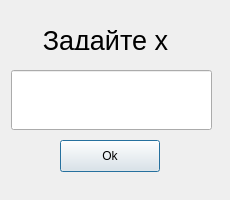
<?xml version="1.0" encoding="UTF-8"?>
<ui version="4.0">
 <class>Set_x</class>
 <widget class="QDialog" name="Set_x">
  <property name="geometry">
   <rect>
    <x>0</x>
    <y>0</y>
    <width>230</width>
    <height>200</height>
   </rect>
  </property>
  <property name="sizePolicy">
   <sizepolicy hsizetype="Fixed" vsizetype="Fixed">
    <horstretch>0</horstretch>
    <verstretch>0</verstretch>
   </sizepolicy>
  </property>
  <property name="minimumSize">
   <size>
    <width>230</width>
    <height>200</height>
   </size>
  </property>
  <property name="maximumSize">
   <size>
    <width>230</width>
    <height>200</height>
   </size>
  </property>
  <property name="windowTitle">
   <string>set_x</string>
  </property>
  <widget class="QLineEdit" name="setx">
   <property name="geometry">
    <rect>
     <x>11</x>
     <y>70</y>
     <width>201</width>
     <height>60</height>
    </rect>
   </property>
   <property name="font">
    <font>
     <pointsize>18</pointsize>
     <bold>true</bold>
    </font>
   </property>
   <property name="focusPolicy">
    <enum>Qt::ClickFocus</enum>
   </property>
   <property name="text">
    <string/>
   </property>
   <property name="maxLength">
    <number>18</number>
   </property>
   <property name="alignment">
    <set>Qt::AlignRight|Qt::AlignTrailing|Qt::AlignVCenter</set>
   </property>
  </widget>
  <widget class="QPushButton" name="button_ok">
   <property name="geometry">
    <rect>
     <x>60</x>
     <y>140</y>
     <width>100</width>
     <height>32</height>
    </rect>
   </property>
   <property name="text">
    <string>Ok</string>
   </property>
  </widget>
  <widget class="QLabel" name="label">
   <property name="geometry">
    <rect>
     <x>40</x>
     <y>30</y>
     <width>131</width>
     <height>20</height>
    </rect>
   </property>
   <property name="font">
    <font>
     <pointsize>20</pointsize>
    </font>
   </property>
   <property name="text">
    <string>Задайте х</string>
   </property>
   <property name="alignment">
    <set>Qt::AlignCenter</set>
   </property>
  </widget>
  <widget class="QLabel" name="condition">
   <property name="geometry">
    <rect>
     <x>20</x>
     <y>170</y>
     <width>191</width>
     <height>20</height>
    </rect>
   </property>
   <property name="text">
    <string/>
   </property>
  </widget>
 </widget>
 <resources/>
 <connections/>
</ui>
